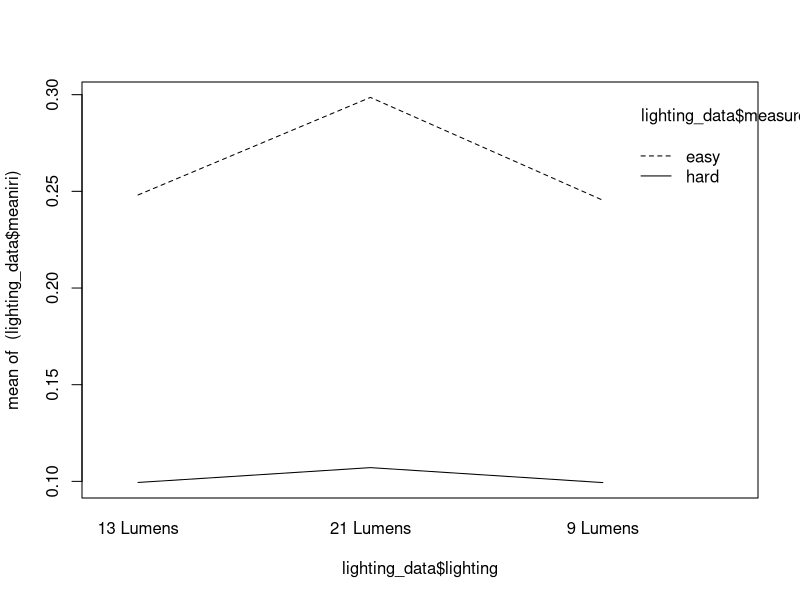
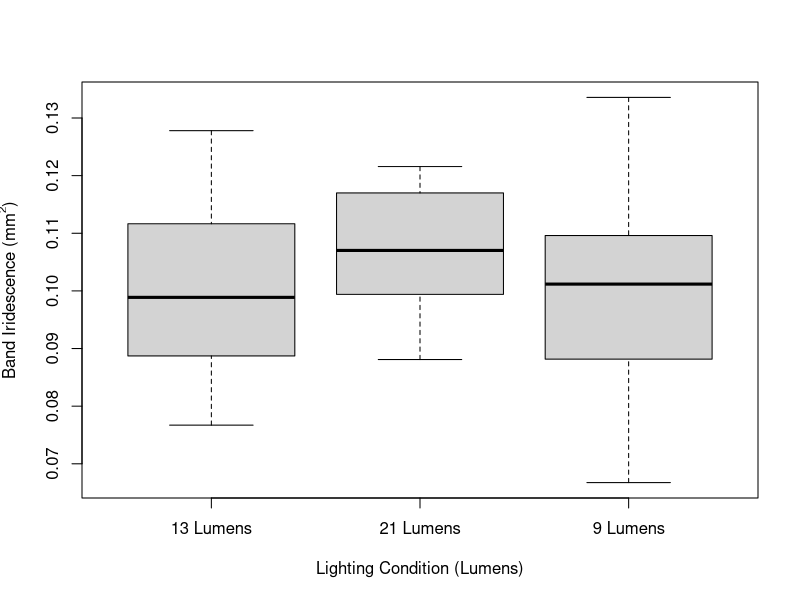
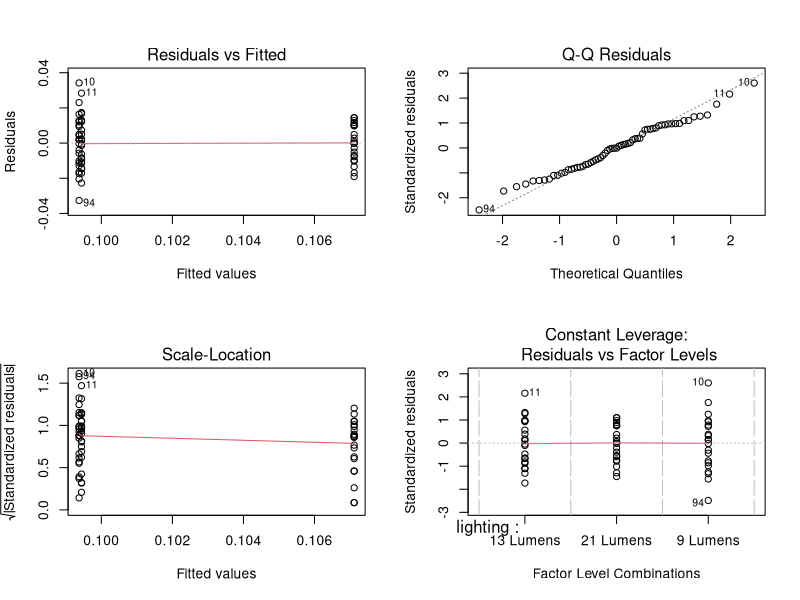
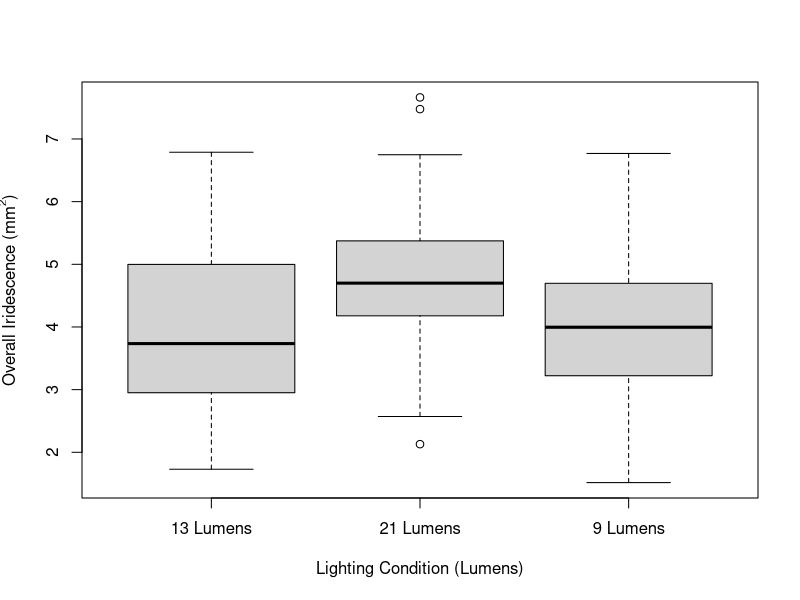
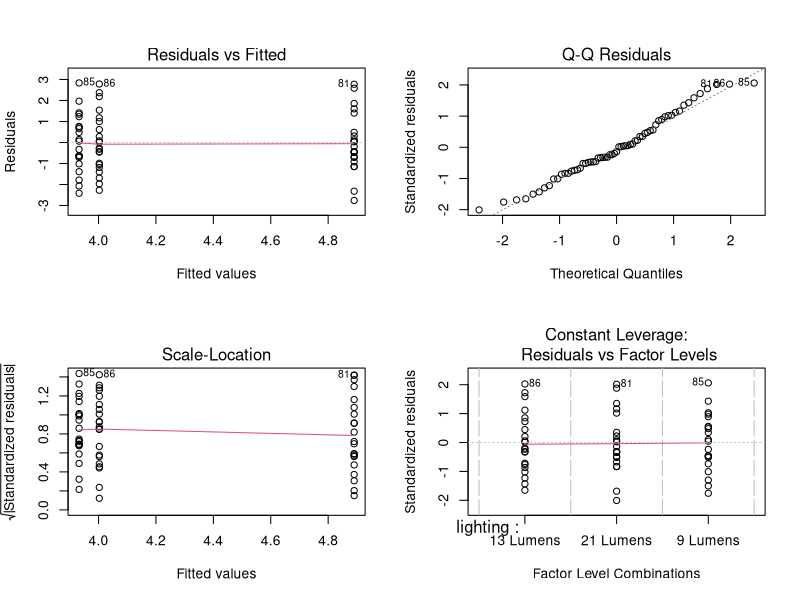
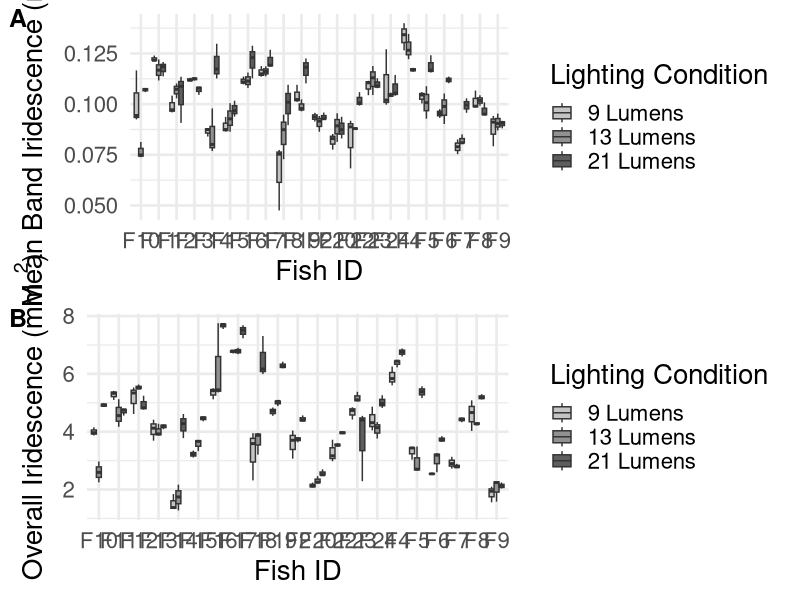

Generate these figures, in order, with R:
## ---- chunk 1
knitr::opts_knit$set(root.dir='../',fig_path="../figs/")
## ---- chunk 2
knitr::opts_chunk$set(echo = TRUE,out.extra='',fig.pos="H",
                      fig.path = "../figs/",
                      dpi = 300,dev='png')
## ---- chunk 3
library(ggplot2)
library(car)
library(cowplot)
## ---- chunk 4
lighting_data <- read.csv("processed_data/lightingcondition.csv")

##ensuring our factors are factors
lighting_data$measurement <- factor(lighting_data$measurement)
lighting_data$lighting <- factor(lighting_data$lighting)

##ata used to create supplemental figure 1
lighting_rep <- read.csv("processed_data/nestedaov.csv")
lighting_rep$measurement <- as.factor(lighting_rep$measurement)
lighting_rep$lighting <- as.factor(lighting_rep$lighting)
## ---- chunk 5
leveneTest(meaniri~measurement,lighting_data)
leveneTest(meaniri~lighting,lighting_data)

model_twoway <-Anova(lm(meaniri~lighting*measurement,lighting_data),type="III")
model_twoway
interaction.plot(lighting_data$lighting,lighting_data$measurement,(lighting_data$meaniri))
## ---- chunk 6
light_meaniri <- lighting_data[which(lighting_data$measurement == 'hard'),]
light_totiri <- lighting_data[which(lighting_data$measurement == 'easy'),]
## ---- chunk 7
leveneTest(meaniri~lighting, light_meaniri)

model_oneway_meaniri <- aov(meaniri~lighting, light_meaniri, type="III")
meaniri_resid <- resid(model_oneway_meaniri)
shapiro.test(meaniri_resid)

boxplot(meaniri~lighting, light_meaniri, xlab = "Lighting Condition (Lumens)", ylab = expression(paste("Band Iridescence (mm"^2*")")))
par(mfrow=c(2,2))
plot(model_oneway_meaniri)
## ---- chunk 8
leveneTest(totaliri~lighting, light_totiri)

model_oneway_totiri <- aov(totaliri~lighting, light_totiri)
totiri_resid <- resid(model_oneway_totiri)
shapiro.test(totiri_resid)

par(mfrow=c(1,1))
boxplot(totaliri~lighting, light_totiri, xlab = "Lighting Condition (Lumens)", ylab = expression(paste("Overall Iridescence (mm"^2*")")))
par(mfrow=c(2,2))
plot(model_oneway_totiri)
## ---- chunk 9
model_oneway_meaniri <- aov(meaniri~lighting, light_meaniri)
summary(model_oneway_meaniri)

model_oneway_totiri <- aov(totaliri~lighting, light_totiri)
summary(model_oneway_totiri)
## ---- chunk 10
##Subsetting the data into mean iridescence measurements and overall iridescence
hard_mean <- subset(lighting_rep, measurement == "Hard")
easy_overall <- subset(lighting_rep, measurement == "Easy")

##Creating the plot for Mean Band Iridescence
MBI <- ggplot(hard_mean, 
              aes(x=fish, y=meaniri, fill= factor(lighting, levels = c("9 Lumens", "13 Lumens", "21 Lumens")))) +   
  geom_boxplot(width = 0.75, position = position_dodge(0.75)) + 
  scale_fill_manual(values = c("gray77","gray57","gray37")) +
  labs(fill = "Lighting Condition") +
  xlab("Fish ID") + 
  ylab(bquote("Mean Band Iridescence (mm" ^ "  2"*")")) +
  theme_minimal(base_size = 20)

##Creating the plot for Overall Iridescence
OI <- ggplot(easy_overall, 
              aes(x=fish, y=totaliri, fill= factor(lighting, levels = c("9 Lumens", "13 Lumens", "21 Lumens")))) +   
  geom_boxplot(width = 0.75, position = position_dodge(0.75)) + 
  scale_fill_manual(values = c("gray77","gray57","gray37")) +
  labs(fill = "Lighting Condition") +
  xlab("Fish ID") + 
  ylab(bquote("Overall Iridescence (mm" ^ "  2"*")")) +
  theme_minimal(base_size = 20)

##Combining the figures to create Fig S1
top_rowFS1 <- plot_grid(MBI, OI,
                     ncol = 1,
                     nrow = 2,
                     labels = c('A', 'B'),
                     label_fontfamily = 'sans',
                     label_fontface = 'bold',
                     label_size = 18,
                     align = 'h',
                     rel_widths = c(1.10, 1.10))

plot_grid(top_rowFS1)
